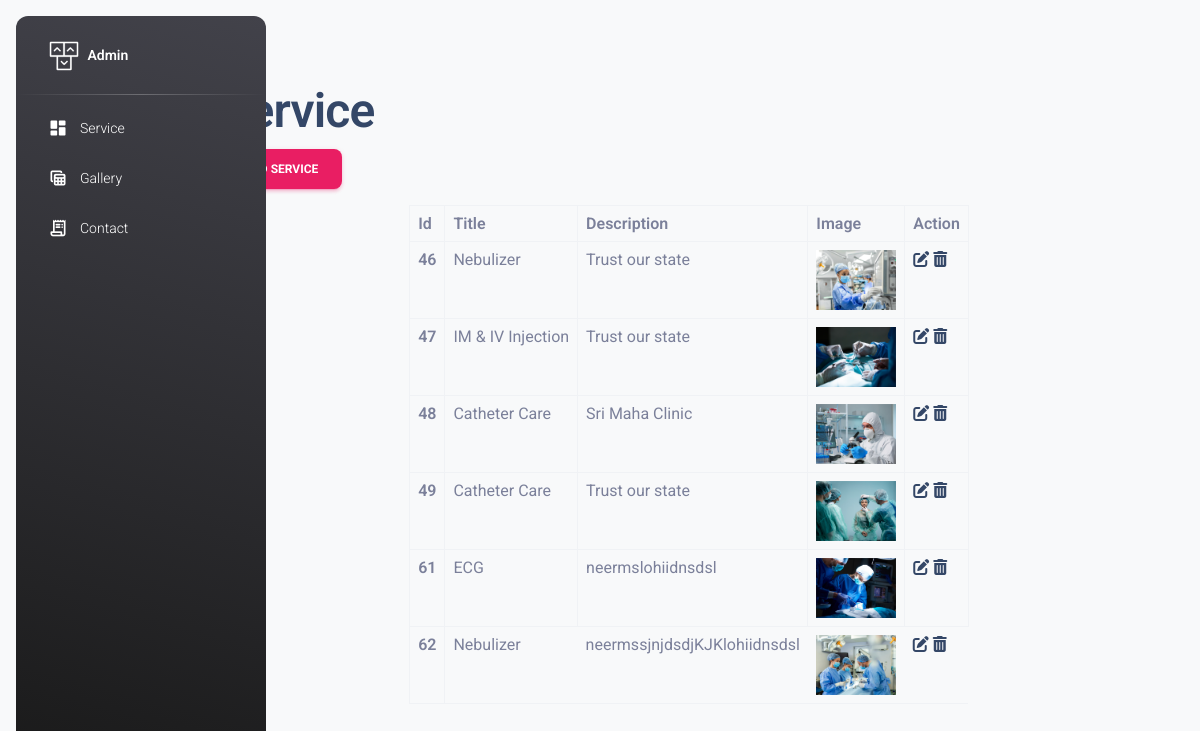
The app's page /admin/service.php with its own data.
### tables this page shows
CREATE TABLE `services` (
  `id` int(255) NOT NULL,
  `title` varchar(255) NOT NULL,
  `description` varchar(255) NOT NULL,
  `image` blob NOT NULL
);

### admin/service.php (the view, shortened to what this page needs)
<?php
include('link.php');
include('navbar.php');
include('db_connect.php');
$query = "SELECT * FROM services";
$result = mysqli_query($con, $query);
?>
<!DOCTYPE html>
<html lang="en">
<head>
    <link rel="stylesheet" href="css/style.css">
</head>
<body class="g-sidenav-show bg-gray-100">
    <div style="padding-left: 190px; padding-top: 81px;" class="container">
        <h1>Service</h1>
        <button type="button" class="btn btn-primary" data-toggle="modal" data-target="#exampleModal">
            Add Service
        </button>
        <div class="container">
    <div class="row">
        <table class="table table-bordered" style="width: 50%; margin: auto;">
            <thead>
                <tr>
                    <th scope="col" style="width: 5%;">Id</th>
                    <th scope="col" style="width: 20%;">Title</th>
                    <th scope="col" style="width: 40%;">Description</th>
                    <th scope="col" style="width: 20%;">Image</th>
                    <th scope="col" style="width: 15%;">Action</th>
                </tr>
            </thead>
            <tbody>
                <?php
                while ($row = mysqli_fetch_assoc($result)) {
                    echo "<tr>";
                    echo "<th scope='row'>" . $row['id'] . "</th>";
                    echo "<td>" . $row['title'] . "</td>";
                    echo "<td>" . $row['description'] . "</td>";
                    echo "<td><img src='uploads/" . $row['image'] . "' alt='Service Image' style='width: 80px;'></td>";
                    echo "<td>
                    <div class='edit-delete'>
                    <a href='service_edit.php?id=" . $row['id'] . "' class='edit-service' data-id='" . $row['id'] . "'><i class='fas fa-edit'></i></a>
                    <a href='#' class='delete-service' data-id='" . $row['id'] . "'><i class='fa fa-trash' aria-hidden='true'></i></a>
                    </div>
                    </td>";
                    echo "</tr>";
                }
                ?>
            </tbody>
        </table>
    </div>
</div>
            </div>
</body>
</html>

### admin/link.php (shortened to what this page needs)
<link href="./assets/css/nucleo-icons.css" rel="stylesheet" />
<link href="./assets/css/nucleo-svg.css" rel="stylesheet" />
<link id="pagestyle" href="./assets/css/material-dashboard.css?v=3.1.0" rel="stylesheet" />

### admin/navbar.php (shortened to what this page needs)
<aside class="sidenav navbar navbar-vertical navbar-expand-xs border-0 border-radius-xl my-3 fixed-start ms-3   bg-gradient-dark" id="sidenav-main">
<div class="sidenav-header">
  <a class="navbar-brand m-0" href=" " target="_blank">
    <img src="./assets/img/logo-ct.png" class="navbar-brand-img h-100" alt="main_logo">
    <span class="ms-1 font-weight-bold text-white">Admin</span>
  </a>
</div>
<hr class="horizontal light mt-0 mb-2">
<div class="collapse navbar-collapse  w-auto " id="sidenav-collapse-main">
  <ul class="navbar-nav">
<li class="nav-item">
<a class="nav-link text-white " href="service.php">
    <div class="text-white text-center me-2 d-flex align-items-center justify-content-center">
      <i class="material-icons opacity-10">dashboard</i>
    </div>
  <span class="nav-link-text ms-1">Service</span>
</a>
</li>
<li class="nav-item">
<a class="nav-link text-white " href="galary.php">
    <div class="text-white text-center me-2 d-flex align-items-center justify-content-center">
      <i class="material-icons opacity-10">table_view</i>
    </div>
  <span class="nav-link-text ms-1">Gallery</span>
</a>
</li>
<li class="nav-item">
<a class="nav-link text-white " href="contact.php">
    <div class="text-white text-center me-2 d-flex align-items-center justify-content-center">
      <i class="material-icons opacity-10">receipt_long</i>
    </div>
  <span class="nav-link-text ms-1">Contact</span>
</a>
</li>
  </ul>
</div>
</aside>

### records on screen
services: id "46", title "Nebulizer", description "Trust our state", image (picture)
services: id "47", title "IM & IV Injection", description "Trust our state", image (picture)
services: id "48", title "Catheter Care", description "Sri Maha Clinic", image (picture)
services: id "49", title "Catheter Care", description "Trust our state", image (picture)
services: id "61", title "ECG", description "neermslohiidnsdsl", image (picture)
services: id "62", title "Nebulizer", description "neermssjnjdsdjKJKlohiidnsdsl", image (picture)
